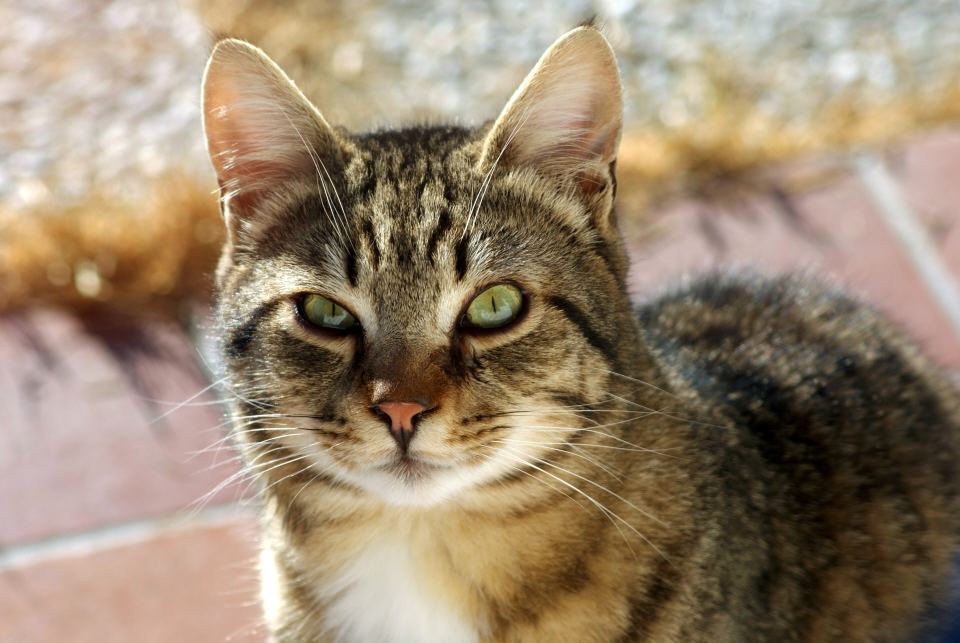
#> input picture image-processing/cat.jpg, 3840 x 2571 px, found by its file name (shown at 1/4 size)
$ python 01_thresholding.py
#> lines starting #> are read from the running program, lines starting #| are printed output that depends on the picture; after the words box and inside, x2 and y2 are one past the last pixel; in counts of white or black regions, pixels touching at a corner belong together
import cv2

img=cv2.imread("image-processing/cat.jpg")
#> img is the input picture: shape (2571, 3840, 3); mean B, G, R 111.9, 134.8, 152.9
cv2.imshow("Original", img)

if img is None:
    print("error: could not load image")
    exit()

#grayscale image
gray=cv2.cvtColor(img,cv2.COLOR_BGR2GRAY)
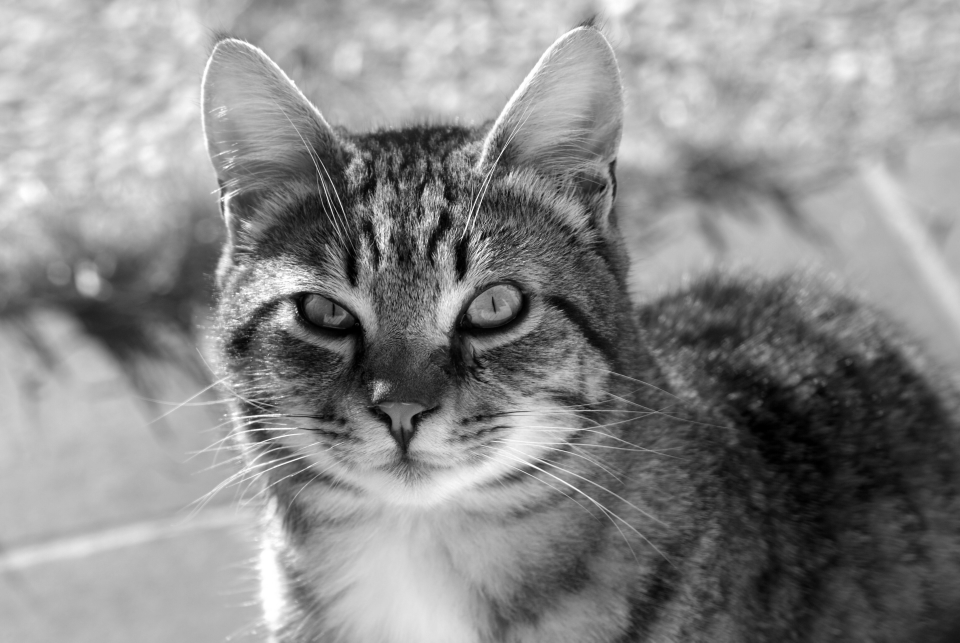
#> gray: shape (2571, 3840) (shown at 1/4 size); min 0, max 255, mean 137.6
cv2.imshow("Grayscale", gray)
cv2.waitKey(3000)
cv2.destroyAllWindows()

#basic binary thresholding
ret,binary=cv2.threshold(gray,127,255,cv2.THRESH_BINARY)
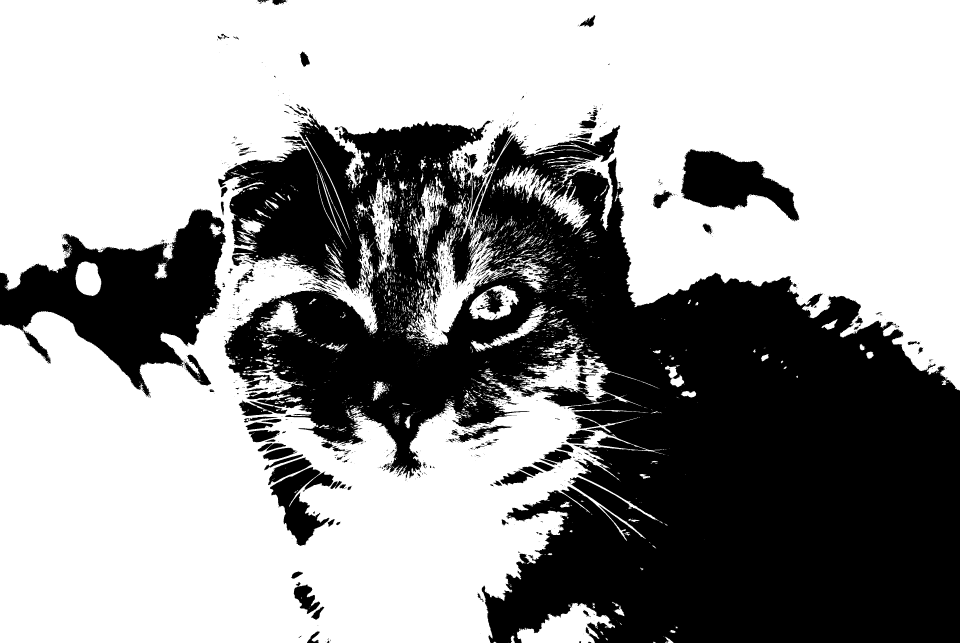
#> binary: shape (2571, 3840) (shown at 1/4 size); 60.6% white; 1933 black regions (1518 under 20 px), largest, box (x1, y1, x2, y2) and area: (873, 452, 3840, 2571) 3336032, (0, 835, 904, 1585) 313937, (2724, 595, 3198, 887) 71724
print("binary threshold:",ret)
cv2.imshow("Binary", binary)
cv2.waitKey(3000)
cv2.destroyAllWindows()

#binary inverse thresholding
ret,binary_inv=cv2.threshold(gray,127,255,cv2.THRESH_BINARY_INV)
cv2.imshow("Binary Inverse", binary_inv)
cv2.waitKey(3000)
cv2.destroyAllWindows()

#truncated thresholding
ret,trunc=cv2.threshold(gray,127,255,cv2.THRESH_TRUNC)
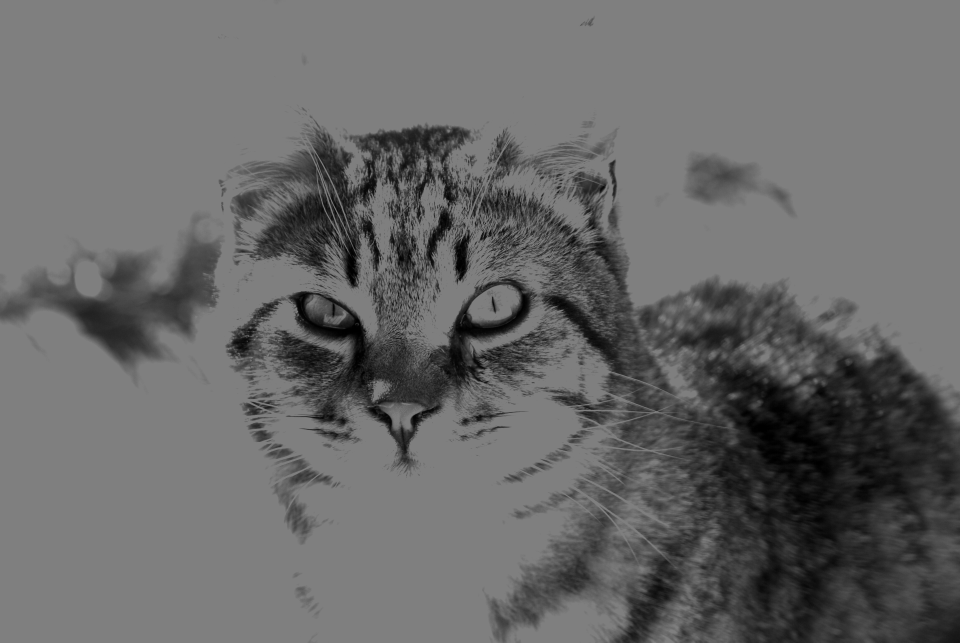
#> trunc: shape (2571, 3840) (shown at 1/4 size); min 0, max 127, mean 104.4
cv2.imshow("Truncation", trunc)
cv2.waitKey(3000)
cv2.destroyAllWindows()

#tozero thresholding
ret,tozero=cv2.threshold(gray,127,255,cv2.THRESH_TOZERO)
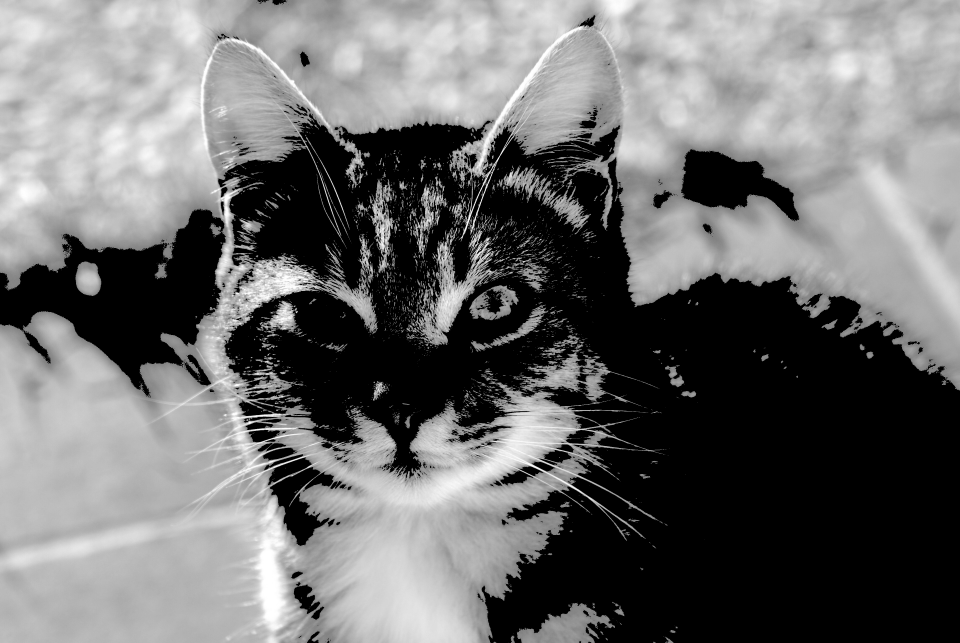
#> tozero: shape (2571, 3840) (shown at 1/4 size); min 0, max 255, mean 110.2
cv2.imshow("To Zero", tozero)
cv2.waitKey(3000)
cv2.destroyAllWindows()

#tozero inverse thresholding
ret,tozero_inv=cv2.threshold(gray,127,255,cv2.THRESH_TOZERO_INV)
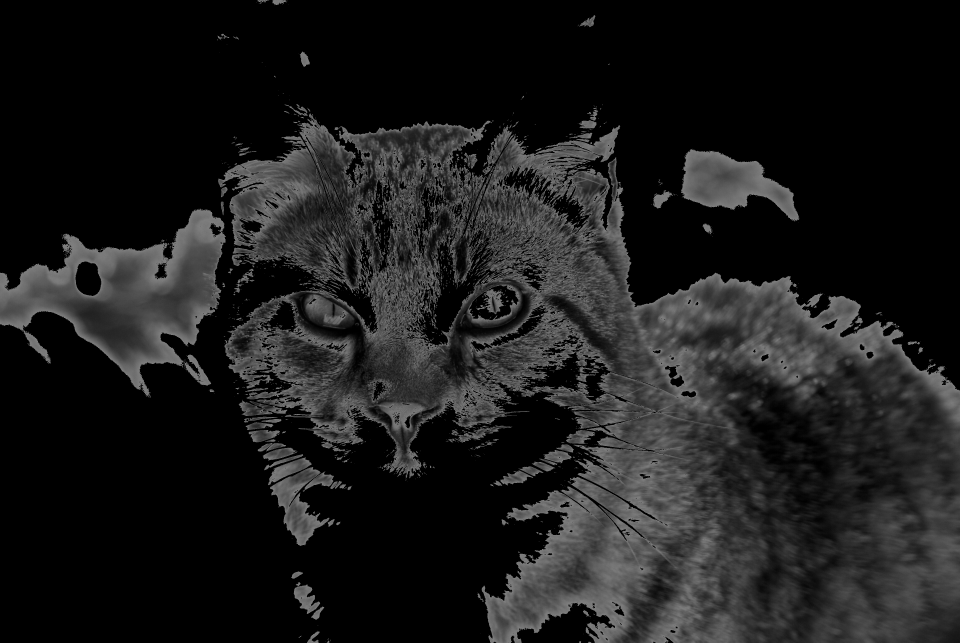
#> tozero_inv: shape (2571, 3840) (shown at 1/4 size); min 0, max 127, mean 27.4
cv2.imshow("To Zero Inverse", tozero_inv)
cv2.waitKey(3000)
cv2.destroyAllWindows()

#Otsu's thresholding
otsu_value,otsu=cv2.threshold(gray,0,255,cv2.THRESH_BINARY+cv2.THRESH_OTSU)
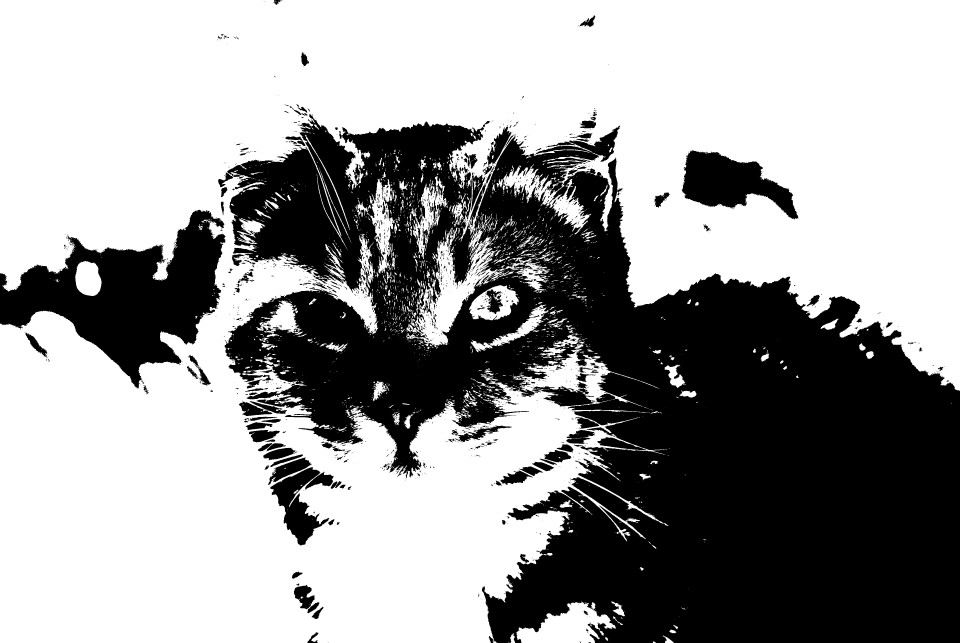
#> otsu: shape (2571, 3840) (shown at 1/4 size); 61.6% white; 1956 black regions (1539 under 20 px), largest, box (x1, y1, x2, y2) and area: (873, 455, 3840, 2571) 3262043, (0, 839, 903, 1555) 289002, (2727, 601, 3194, 877) 66931
#> otsu_value = 124
print("Otsu's threshold:",otsu_value)
#| Otsu's threshold: 124.0
cv2.imshow("Otsu", otsu)
cv2.waitKey(3000)
cv2.destroyAllWindows()

#adaptive mean thresholding
adaptive_mean=cv2.adaptiveThreshold(gray,255,cv2.ADAPTIVE_THRESH_MEAN_C,cv2.THRESH_BINARY,11,2)
#> adaptive_mean: shape (2571, 3840); 78.3% white; 128579 black regions (119772 under 20 px), largest, box (x1, y1, x2, y2) and area: (1359, 437, 2211, 1351) 126701, (782, 1128, 1493, 1528) 74971, (882, 1351, 1758, 1921) 43411
cv2.imshow("Adaptive Mean", adaptive_mean)
cv2.waitKey(3000)
cv2.destroyAllWindows()

#adaptive gaussian thresholding
adaptive_gaussian=cv2.adaptiveThreshold(gray,255,cv2.ADAPTIVE_THRESH_GAUSSIAN_C,cv2.THRESH_BINARY,11,2)
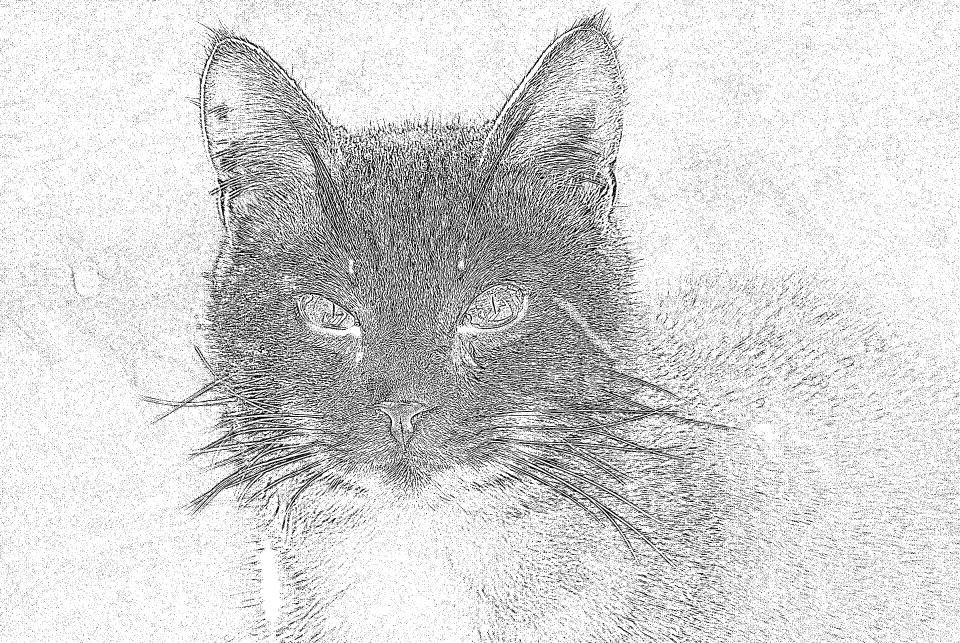
#> adaptive_gaussian: shape (2571, 3840) (shown at 1/4 size); 84.1% white; black in thin lines or dots
cv2.imshow("Adaptive Gaussian", adaptive_gaussian)
cv2.waitKey(3000)
cv2.destroyAllWindows()
